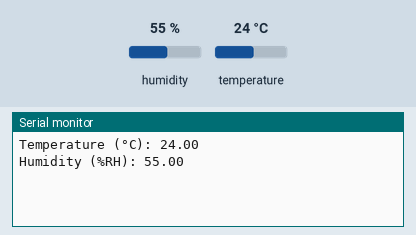
This sketch was run on a simulated Arduino Uno, built with avr-gcc and run on an emulated ATmega328P. Shown: the last lines printed to the serial monitor. The test bench sets the inputs (shaded band); at power-on: humidity 55 %, temperature 24 °C.

Above: at 1.2 s.
1.3 s: humidity set to 22 %
4.3 s: temperature set to 12 °C
At 6.6 s:
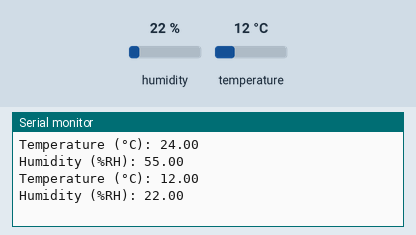
7.3 s: humidity set to 40 %
At 11.0 s:
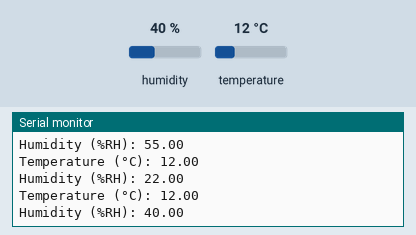
Timing chart, 0 to 12.5 s (numbered marks = the images above; inputs shaded):
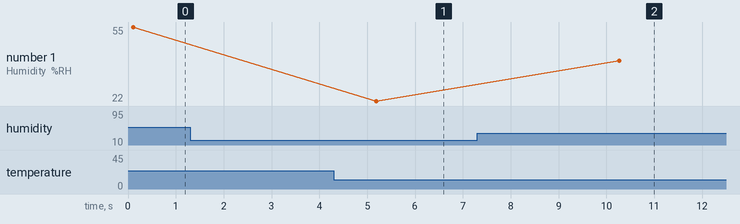

The sketch:

HTU21DMeasure.ino
```cpp
#include <HTU21D.h>

HTU21D sensor;

void setup() {
  Serial.begin(9600);
  sensor.begin();
}

void loop() {
  if(sensor.measure()) {
    float temperature = sensor.getTemperature();
    float humidity = sensor.getHumidity();

    Serial.print("Temperature (°C): ");
    Serial.println(temperature);

    Serial.print("Humidity (%RH): ");
    Serial.println(humidity);
  }

  delay(5000);
}
```

Measured:
- after the input at 4.3 s, the serial monitor: prints a new line after 0.86 s (image 1)
- after the input at 7.3 s, the serial monitor: prints a new line after 3.0 s (image 2)
- plotted number 1: 22 → 40 after the input at 7.3 s
